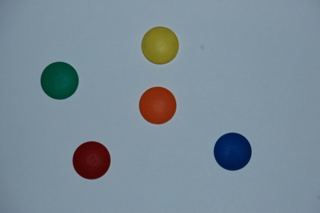
#> input picture Images/Farbpunkte.jpg, 320 x 213 px, found by its file name
$ python Examples.py
#> lines starting #> are read from the running program, lines starting #| are printed output that depends on the picture
#> further down, image is the input picture: shape (213, 320, 3); mean B, G, R 151, 139.5, 122.9
import numpy as np
import cv2

def run(image, result,settings=None):
    height, width, channels = image.shape[:]
#> height = 213; width = 320; channels = 3

    #Zeichnen auf Bild
    imageD=image.copy()
    cv2.rectangle(imageD, (10,10), (255, 100), (255, 0, 0), 2)
    cv2.circle(imageD, (100,100), 40, (255, 0, 100), 2)
    cv2.putText(imageD, "H:"+str(height)+" W:"+str(width)+" C:"+str(channels)+" T:"+str(image.dtype),  (150, 150), cv2.FONT_HERSHEY_SIMPLEX, 1.3,  (100, 0, 100), 1, cv2.LINE_AA)
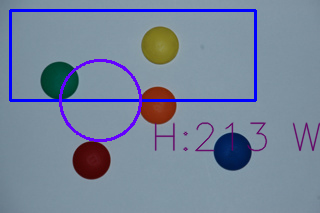
#> imageD: shape (213, 320, 3); mean B, G, R 154.8, 132.9, 118.8
    result.append({"name":"Draw","data":imageD})

    #Bild auf Pixelebene manipulieren
    image2=np.zeros((height,width,3)).astype(np.uint8)
    for y in range(height):
        for x in range(width):
            image2[y,x]=(y,int(x),image[y,x][2])
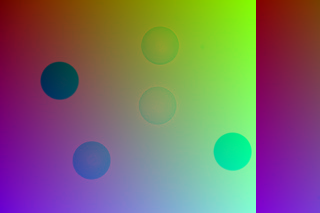
#> image2: shape (213, 320, 3); mean B, G, R 106, 108.3, 122.9
    result.append({"name":"yx","data":image2})

    #Graubild erzeugen
    image3=cv2.cvtColor(image, cv2.COLOR_RGB2GRAY);
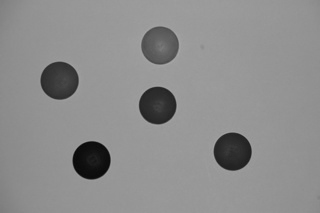
#> image3: shape (213, 320); min 8, max 168, mean 141
    result.append({"name":"Gray","data":image3})

    #Sinus darstellen
    sinMat = np.fromfunction(lambda x, y: np.cos((x+y)/10.0)*0.5+0.5, (512, 512), dtype=float)
    result.append({"name":"Sin","data":sinMat})

    #Umgang mit Kanälen
    _,_,red=cv2.split(image)
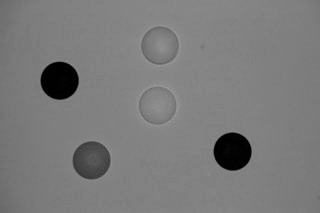
#> red: shape (213, 320); min 0, max 159, mean 122.9
    zero=np.zeros((height,width),np.uint8)
    result.append({"name":"Red","data":red})
    image4=cv2.merge((zero,zero,red))
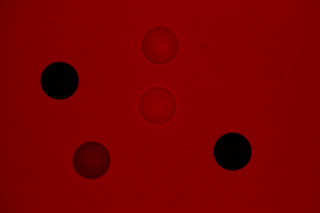
#> image4: shape (213, 320, 3); mean of channels 0, 1, 2 0, 0, 122.9; drawn as B, G, R
    result.append({"name":"Red2","data":image4})

    #Homogene Pixeloperationen
    image5=image/512+0.5
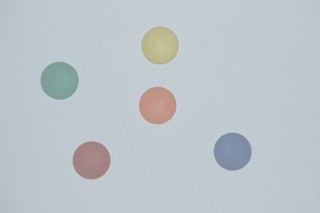
#> image5: shape (213, 320, 3) float64; mean B, G, R 0.795, 0.773, 0.74
    print(image.dtype,image5.dtype)
#| uint8 float64
    result.append({"name":"HomogenFloat","data":image5})
    result.append({"name":"HomogenUint8","data":(image/2+127.5).astype(np.uint8)})

    #Matrizen verbinden
    result.append({"name":"Resize_Concat","data":np.concatenate((cv2.resize(image4,(300,300)), cv2.resize(image,(300,300))), axis=1)})


if __name__ == '__main__':
    image=cv2.imread("Images\Farbpunkte.jpg")
    result=[]
    run(image,result)
    for ele in result:
        cv2.imshow(ele["name"],ele["data"])
    cv2.waitKey(0)
    cv2.destroyAllWindows()
